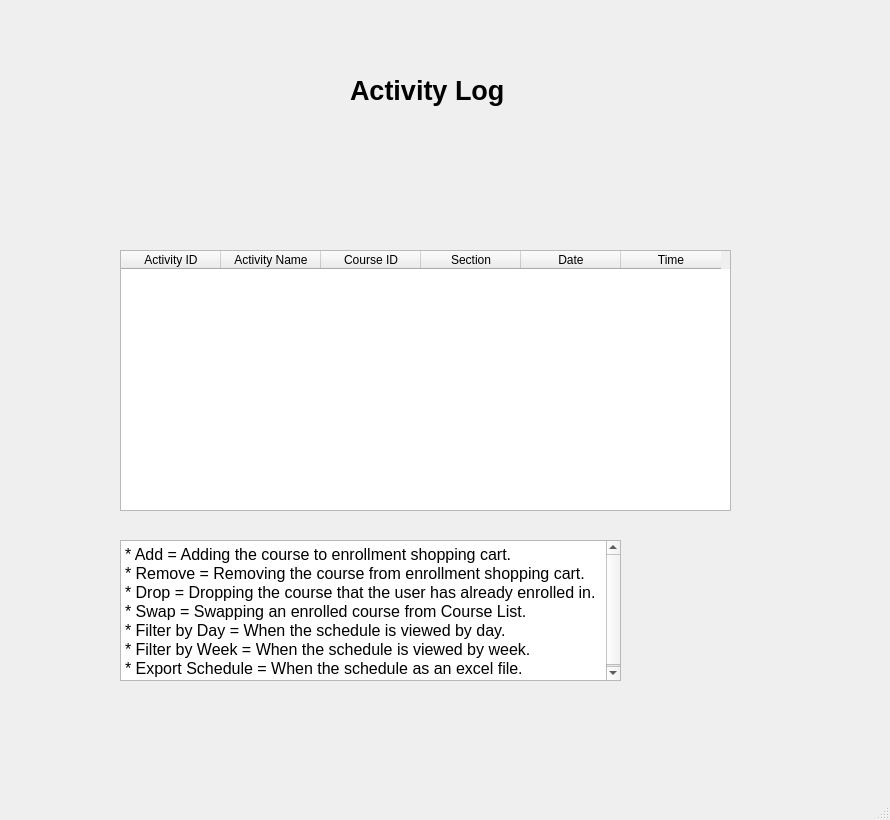
<?xml version="1.0" encoding="UTF-8"?>
<ui version="4.0">
 <class>activity_log_window</class>
 <widget class="QMainWindow" name="activity_log_window">
  <property name="geometry">
   <rect>
    <x>0</x>
    <y>0</y>
    <width>890</width>
    <height>820</height>
   </rect>
  </property>
  <property name="windowTitle">
   <string>Activity Log</string>
  </property>
  <widget class="QWidget" name="centralwidget">
   <widget class="QLabel" name="activity_log_label">
    <property name="geometry">
     <rect>
      <x>350</x>
      <y>60</y>
      <width>171</width>
      <height>61</height>
     </rect>
    </property>
    <property name="font">
     <font>
      <pointsize>20</pointsize>
      <bold>true</bold>
     </font>
    </property>
    <property name="text">
     <string>Activity Log</string>
    </property>
   </widget>
   <widget class="QTableWidget" name="activity_label_table_widget">
    <property name="geometry">
     <rect>
      <x>120</x>
      <y>250</y>
      <width>611</width>
      <height>261</height>
     </rect>
    </property>
    <column>
     <property name="text">
      <string>Activity ID</string>
     </property>
    </column>
    <column>
     <property name="text">
      <string>Activity Name</string>
     </property>
    </column>
    <column>
     <property name="text">
      <string>Course ID</string>
     </property>
    </column>
    <column>
     <property name="text">
      <string>Section</string>
     </property>
    </column>
    <column>
     <property name="text">
      <string>Date</string>
     </property>
    </column>
    <column>
     <property name="text">
      <string>Time</string>
     </property>
    </column>
   </widget>
   <widget class="QTextBrowser" name="textBrowser">
    <property name="geometry">
     <rect>
      <x>120</x>
      <y>540</y>
      <width>501</width>
      <height>141</height>
     </rect>
    </property>
    <property name="html">
     <string>&lt;!DOCTYPE HTML PUBLIC &quot;-//W3C//DTD HTML 4.0//EN&quot; &quot;http://www.w3.org/TR/REC-html40/strict.dtd&quot;&gt;
&lt;html&gt;&lt;head&gt;&lt;meta name=&quot;qrichtext&quot; content=&quot;1&quot; /&gt;&lt;meta charset=&quot;utf-8&quot; /&gt;&lt;style type=&quot;text/css&quot;&gt;
p, li { white-space: pre-wrap; }
hr { height: 1px; border-width: 0; }
li.unchecked::marker { content: &quot;\2610&quot;; }
li.checked::marker { content: &quot;\2612&quot;; }
&lt;/style&gt;&lt;/head&gt;&lt;body style=&quot; font-family:'Ubuntu'; font-size:11pt; font-weight:400; font-style:normal;&quot;&gt;
&lt;p style=&quot; margin-top:0px; margin-bottom:0px; margin-left:0px; margin-right:0px; -qt-block-indent:0; text-indent:0px;&quot;&gt;&lt;span style=&quot; font-size:12pt;&quot;&gt;* Add = Adding the course to enrollment shopping cart.&lt;/span&gt;&lt;/p&gt;
&lt;p style=&quot; margin-top:0px; margin-bottom:0px; margin-left:0px; margin-right:0px; -qt-block-indent:0; text-indent:0px;&quot;&gt;&lt;span style=&quot; font-size:12pt;&quot;&gt;* Remove = Removing the course from enrollment shopping cart.&lt;/span&gt;&lt;/p&gt;
&lt;p style=&quot; margin-top:0px; margin-bottom:0px; margin-left:0px; margin-right:0px; -qt-block-indent:0; text-indent:0px;&quot;&gt;&lt;span style=&quot; font-size:12pt;&quot;&gt;* Drop = Dropping the course that the user has already enrolled in.&lt;/span&gt;&lt;/p&gt;
&lt;p style=&quot; margin-top:0px; margin-bottom:0px; margin-left:0px; margin-right:0px; -qt-block-indent:0; text-indent:0px;&quot;&gt;&lt;span style=&quot; font-size:12pt;&quot;&gt;* Swap = Swapping an enrolled course from Course List.&lt;/span&gt;&lt;/p&gt;
&lt;p style=&quot; margin-top:0px; margin-bottom:0px; margin-left:0px; margin-right:0px; -qt-block-indent:0; text-indent:0px;&quot;&gt;&lt;span style=&quot; font-size:12pt;&quot;&gt;* Filter by Day = When the schedule is viewed by day.&lt;/span&gt;&lt;/p&gt;
&lt;p style=&quot; margin-top:0px; margin-bottom:0px; margin-left:0px; margin-right:0px; -qt-block-indent:0; text-indent:0px;&quot;&gt;&lt;span style=&quot; font-size:12pt;&quot;&gt;* Filter by Week = When the schedule is viewed by week.&lt;/span&gt;&lt;/p&gt;
&lt;p style=&quot; margin-top:0px; margin-bottom:0px; margin-left:0px; margin-right:0px; -qt-block-indent:0; text-indent:0px;&quot;&gt;&lt;span style=&quot; font-size:12pt;&quot;&gt;* Export Schedule = When the schedule as an excel file.&lt;/span&gt;&lt;/p&gt;&lt;/body&gt;&lt;/html&gt;</string>
    </property>
   </widget>
  </widget>
  <widget class="QMenuBar" name="menubar">
   <property name="geometry">
    <rect>
     <x>0</x>
     <y>0</y>
     <width>890</width>
     <height>22</height>
    </rect>
   </property>
  </widget>
  <widget class="QStatusBar" name="statusbar"/>
 </widget>
 <resources/>
 <connections/>
</ui>
